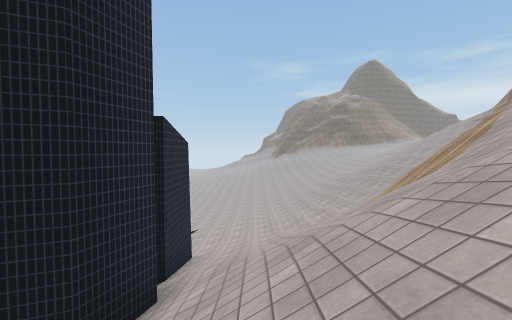
[1] (above)

16 first-person views from a walk through a scene from a Unity 3-D project. The camera is 1.5 m above the floor, tilts 2° down and sees 90° across. Doors are open. The floor is counted in squares, 1.64 m on a side. Each view is taken from the middle of a square. On the plan, view 1 faces up. The plan holds only what a view shows up to about 10 squares ahead; the rest is blank. The place goes on beyond the plan. The player is left out. Some animated figures are not drawn. Some surface patterns are stand-ins.

[2]
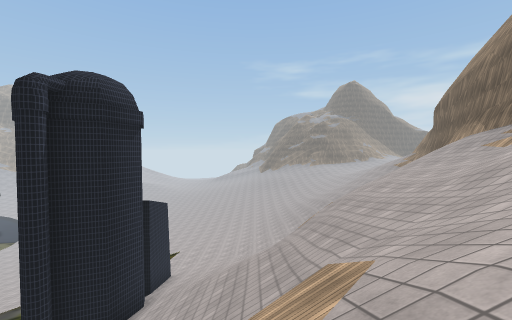

[3]
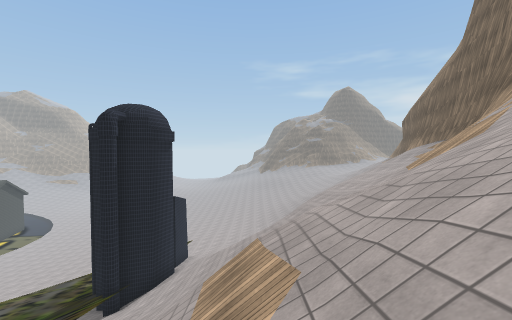

[4]
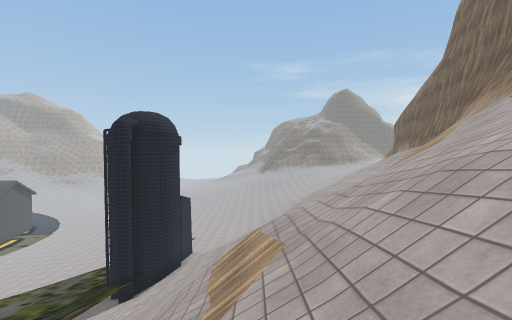

[5]
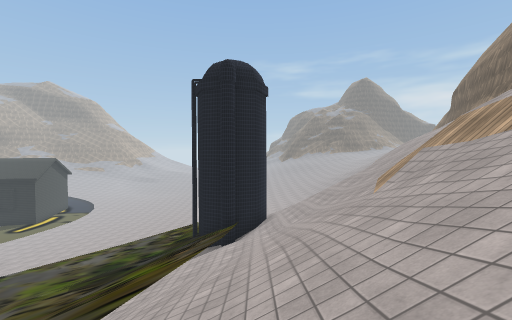

[6]
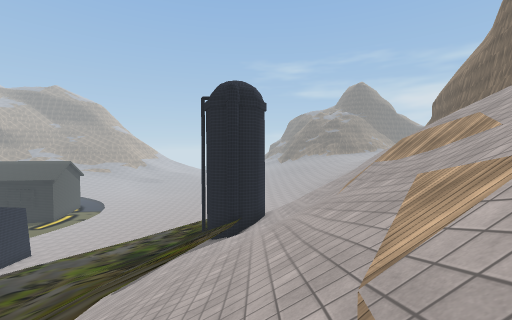

[7]
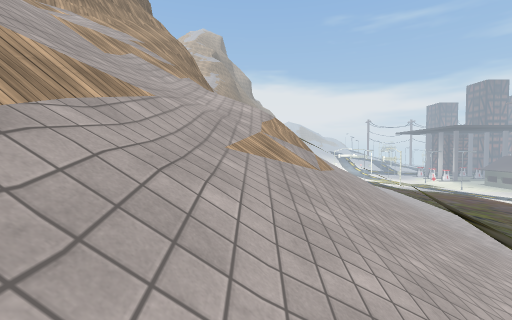

[8]
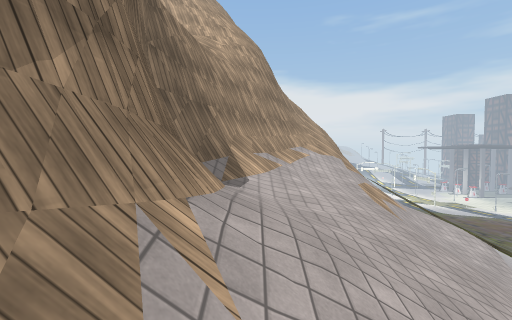

[9]
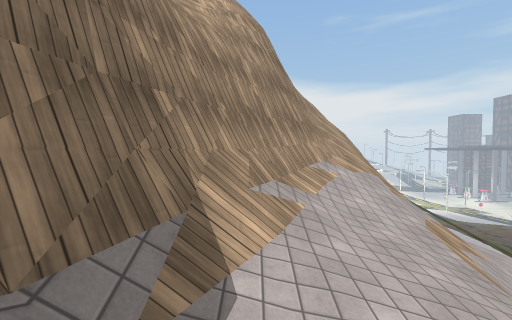

[10]
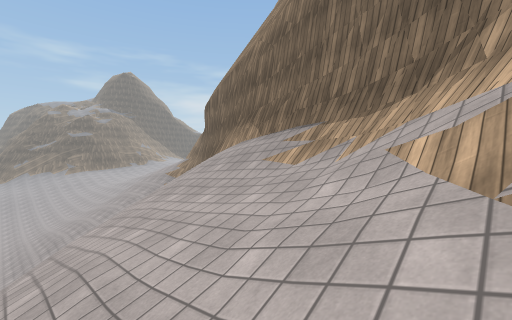

[11]
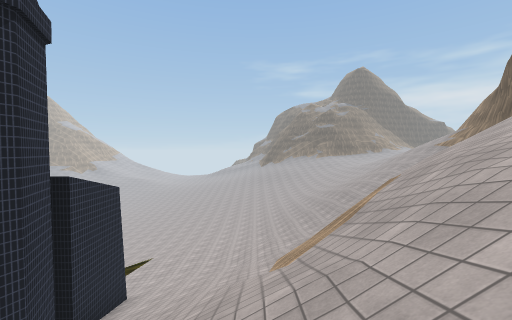

[12]
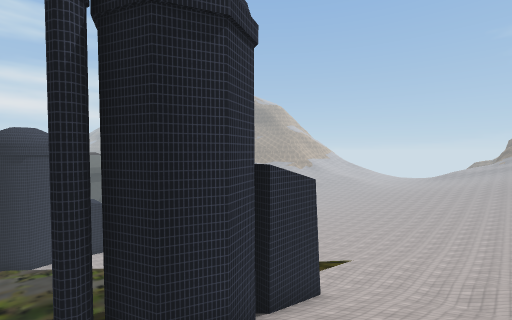

[13]
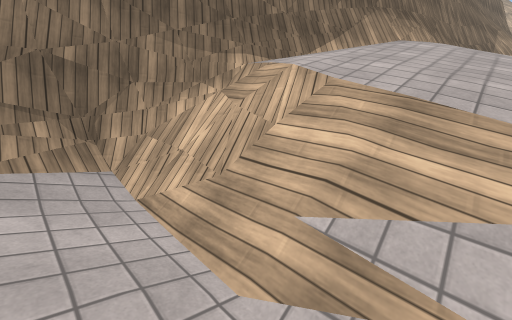

[14]
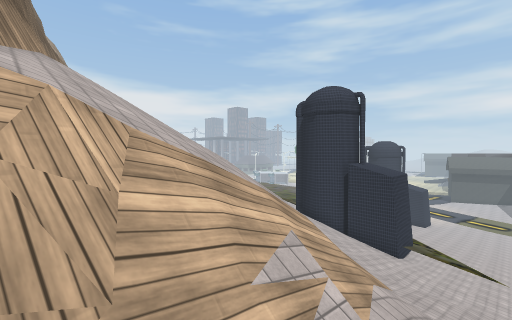

[15]
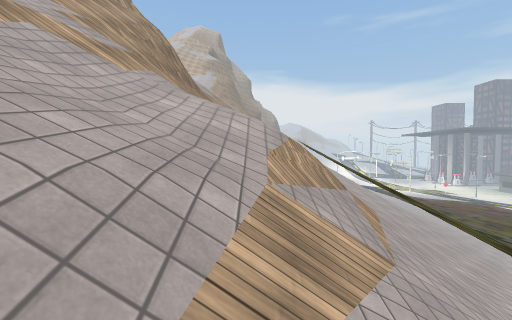

[16]
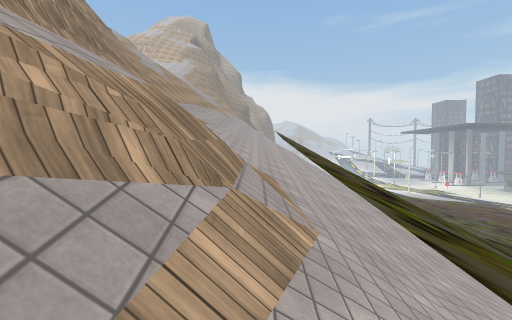

### Floor plan
Key: @ floor where view 1 was taken; # wall or solid block; x gap in a wall; . main floor; : floor 0.75 m higher than the main floor; - floor 0.75 m lower than the main floor; + floor 1.5 m higher than the main floor; * floor 6.25 m higher than the main floor; / step, stairs or slope; = window, fence, low wall or low ledge; v drop or lower ground.
Columns run from 12 left of view 1 to 12 right of it. Each row starts with its distance up from view 1.
 11          /::://     /*//#
 10          /::+/////////=##
  9          /:///////////##
  8           #////// /////#
  7           #/////   ///##
  6           #///////////#
  5           #///////////#
  4           #//////////##
  3    ...//###//////////##
  2 --....///#///////////#
  1 -...////////////////=#
  0 -../////////@///////##
 -1  ..//////=//////////##
 -2   .//////=//////////#
 -3    //////=//////////#
 -4     ////////////////#
 -5      ///////////////#
 -6       ///x//////////##
 -7        //x//////////##
 -8         /x/////////=#
 -9          //#=//////##
-10         ///=//////##
-11        ///////////#
-12       ///////////=#
-13      //////   =//##
-14      //////   #v/#
-15      //////   ##=#
-16       //////  ####
-17       /////// #
-18       ////////=
-19         ///////

Where each view was taken, in squares from view 1:
view 1: 0 up, 0 right, facing up
view 2: 4 down, 2 right, facing up
view 3: 7 down, 2 right, facing up
view 4: 8 down, 2 right, facing up
view 5: 8 down, 2 left, facing up
view 6: 10 down, 2 left, facing up
view 7: 3 down, 0 right, facing down
view 8: 2 down, 7 right, facing down
view 9: 5 down, 7 right, facing down
view 10: 0 up, 5 right, facing up-right
view 11: 0 up, 2 right, facing up
view 12: 1 up, 2 right, facing up-left
view 13: 11 up, 8 right, facing down-right
view 14: 11 up, 10 right, facing down-left
view 15: 6 down, 0 right, facing down
view 16: 9 down, 2 left, facing down
